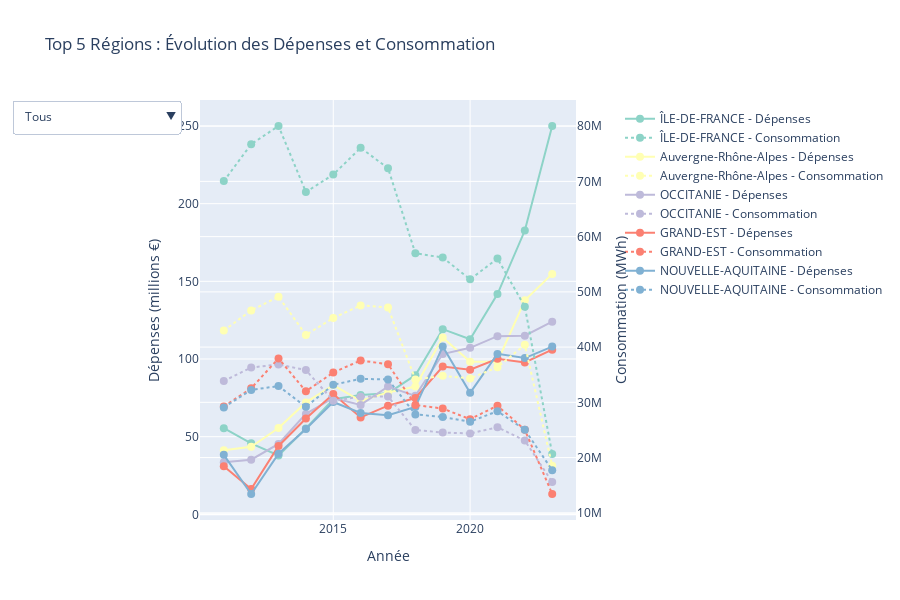

Source (notebook cell):
### Code cell
import pandas as pd
import plotly.graph_objects as go
from plotly.subplots import make_subplots

# Charger les données
df_depenses = pd.read_csv('DEPENSES_REGION_ANAH.CSV')
df_conso = pd.read_csv('CONSO_REGION.CSV', sep=';')

# Préparer les données de dépenses
years = [str(year) for year in range(2011, 2024)]
expense_cols = [f"depenses {year}" for year in years]
df_depenses_melted = df_depenses.melt(
    id_vars=['code region', 'Nom de la Region'],
    value_vars=expense_cols,
    var_name='Année',
    value_name='Dépenses'
)
df_depenses_melted['Année'] = df_depenses_melted['Année'].str.extract('(\d+)').astype(int)

# Préparer les données de consommation
df_conso_grouped = df_conso.groupby(['code region', 'Année'])['Conso totale (MWh)'].sum().reset_index()

# Nettoyer et fusionner
def clean_region_codes(df):
    df['code region'] = df['code region'].astype(str).str.replace('.0', '')
    return df[df['code region'].notna() & (df['code region'] != 'nan')]

df_depenses_clean = clean_region_codes(df_depenses_melted)
df_conso_clean = clean_region_codes(df_conso_grouped)

df_merged = pd.merge(
    df_depenses_clean,
    df_conso_clean,
    on=['code region', 'Année'],
    how='inner'
)
# Sélectionner les régions avec les plus grandes variations
top_regions = df_merged.groupby('Nom de la Region')['Dépenses'].agg(['mean', 'std']).sort_values('mean', ascending=False).head(5).index

# Créer le graphique avec dropdown pour sélection des régions
fig = make_subplots(specs=[[{"secondary_y": True}]])

colors = px.colors.qualitative.Set3  # Palette de couleurs harmonieuse

for idx, region in enumerate(top_regions):
    df_region = df_merged[df_merged['Nom de la Region'] == region]
    
    fig.add_trace(
        go.Scatter(
            x=df_region['Année'],
            y=df_region['Dépenses'],
            name=f"{region} - Dépenses",
            mode='lines+markers',
            line=dict(color=colors[idx], width=2),
            marker=dict(size=8)
        ),
        secondary_y=False
    )
    
    fig.add_trace(
        go.Scatter(
            x=df_region['Année'],
            y=df_region['Conso totale (MWh)'],
            name=f"{region} - Consommation",
            mode='lines+markers',
            line=dict(color=colors[idx], dash='dot', width=2),
            marker=dict(size=8)
        ),
        secondary_y=True
    )

fig.update_layout(
    title="Top 5 Régions : Évolution des Dépenses et Consommation",
    xaxis_title="Année",
    hovermode="x unified",
    height=600,
    showlegend=True,
    legend=dict(
        yanchor="top",
        y=0.99,
        xanchor="left",
        x=1.05
    ),
    updatemenus=[{
        'buttons': [
            {'label': 'Tous',
             'method': 'update',
             'args': [{'visible': [True] * len(top_regions) * 2}]},
            *[{'label': region,
               'method': 'update',
               'args': [{'visible': [i//2 == j for i in range(len(top_regions)*2)]}]}
              for j, region in enumerate(top_regions)]
        ],
        'direction': 'down',
        'showactive': True,
    }]
)

fig.update_yaxes(title_text="Dépenses (millions €)", secondary_y=False)
fig.update_yaxes(title_text="Consommation (MWh)", secondary_y=True)

fig.show()

### Figure 1 — Plotly figure (JSON) as saved in the notebook; plotly's stock layout.template omitted (floating-point values rounded to 4 significant figures)
{"data": [{"line": {"color": "rgb(141,211,199)", "width": 2}, "marker": {"size": 8}, "mode": "lines+markers", "name": "ÎLE-DE-FRANCE - Dépenses", "type": "scatter", "x": [2011, 2012, 2013, 2014, 2015, 2016, 2017, 2018, 2019, 2020, 2021, 2022, 2023], "xaxis": "x", "y": [55.5, 45.7, 37.87, 55.26, 74.1, 76.77, 77.95, 89.6, 119.2, 112.7, 141.8, 182.7, 250], "yaxis": "y"}, {"line": {"color": "rgb(141,211,199)", "dash": "dot", "width": 2}, "marker": {"size": 8}, "mode": "lines+markers", "name": "ÎLE-DE-FRANCE - Consommation", "type": "scatter", "x": [2011, 2012, 2013, 2014, 2015, 2016, 2017, 2018, 2019, 2020, 2021, 2022, 2023], "xaxis": "x", "y": [70050000.0, 76730000.0, 80030000.0, 68070000.0, 71230000.0, 76070000.0, 72400000.0, 57000000.0, 56210000.0, 52270000.0, 56030000.0, 47330000.0, 20660000.0], "yaxis": "y2"}, {"line": {"color": "rgb(255,255,179)", "width": 2}, "marker": {"size": 8}, "mode": "lines+markers", "name": "Auvergne-Rhône-Alpes - Dépenses", "type": "scatter", "x": [2011, 2012, 2013, 2014, 2015, 2016, 2017, 2018, 2019, 2020, 2021, 2022, 2023], "xaxis": "x", "y": [41.3, 43.5, 55.61, 72.06, 83.2, 73.1, 78.45, 82.3, 113.8, 98.3, 98.3, 137.8, 154.8], "yaxis": "y"}, {"line": {"color": "rgb(255,255,179)", "dash": "dot", "width": 2}, "marker": {"size": 8}, "mode": "lines+markers", "name": "Auvergne-Rhône-Alpes - Consommation", "type": "scatter", "x": [2011, 2012, 2013, 2014, 2015, 2016, 2017, 2018, 2019, 2020, 2021, 2022, 2023], "xaxis": "x", "y": [42990000.0, 46640000.0, 49120000.0, 42210000.0, 45260000.0, 47550000.0, 47170000.0, 34140000.0, 34800000.0, 34320000.0, 36360000.0, 40420000.0, 18520000.0], "yaxis": "y2"}, {"line": {"color": "rgb(190,186,218)", "width": 2}, "marker": {"size": 8}, "mode": "lines+markers", "name": "OCCITANIE - Dépenses", "type": "scatter", "x": [2011, 2012, 2013, 2014, 2015, 2016, 2017, 2018, 2019, 2020, 2021, 2022, 2023], "xaxis": "x", "y": [33.5, 35.2, 45.36, 64.67, 74.9, 70.45, 82.3, 76.3, 103.2, 107.2, 114.7, 115, 124], "yaxis": "y"}, {"line": {"color": "rgb(190,186,218)", "dash": "dot", "width": 2}, "marker": {"size": 8}, "mode": "lines+markers", "name": "OCCITANIE - Consommation", "type": "scatter", "x": [2011, 2012, 2013, 2014, 2015, 2016, 2017, 2018, 2019, 2020, 2021, 2022, 2023], "xaxis": "x", "y": [33870000.0, 36300000.0, 36860000.0, 35840000.0, 30290000.0, 31030000.0, 31070000.0, 24990000.0, 24530000.0, 24360000.0, 25490000.0, 23080000.0, 15560000.0], "yaxis": "y2"}, {"line": {"color": "rgb(251,128,114)", "width": 2}, "marker": {"size": 8}, "mode": "lines+markers", "name": "GRAND-EST - Dépenses", "type": "scatter", "x": [2011, 2012, 2013, 2014, 2015, 2016, 2017, 2018, 2019, 2020, 2021, 2022, 2023], "xaxis": "x", "y": [30.9, 16.3, 44.05, 61.68, 77.5, 62.39, 69.94, 74.9, 95.1, 93.1, 100.1, 97.8, 106], "yaxis": "y"}, {"line": {"color": "rgb(251,128,114)", "dash": "dot", "width": 2}, "marker": {"size": 8}, "mode": "lines+markers", "name": "GRAND-EST - Consommation", "type": "scatter", "x": [2011, 2012, 2013, 2014, 2015, 2016, 2017, 2018, 2019, 2020, 2021, 2022, 2023], "xaxis": "x", "y": [29240000.0, 32540000.0, 37960000.0, 32000000.0, 35400000.0, 37570000.0, 36900000.0, 29520000.0, 28870000.0, 26950000.0, 29390000.0, 25030000.0, 13400000.0], "yaxis": "y2"}, {"line": {"color": "rgb(128,177,211)", "width": 2}, "marker": {"size": 8}, "mode": "lines+markers", "name": "NOUVELLE-AQUITAINE - Dépenses", "type": "scatter", "x": [2011, 2012, 2013, 2014, 2015, 2016, 2017, 2018, 2019, 2020, 2021, 2022, 2023], "xaxis": "x", "y": [38.3, 13.1, 38.99, 54.94, 72.3, 65.23, 63.8, 69.1, 108, 78.2, 103.3, 100.6, 108], "yaxis": "y"}, {"line": {"color": "rgb(128,177,211)", "dash": "dot", "width": 2}, "marker": {"size": 8}, "mode": "lines+markers", "name": "NOUVELLE-AQUITAINE - Consommation", "type": "scatter", "x": [2011, 2012, 2013, 2014, 2015, 2016, 2017, 2018, 2019, 2020, 2021, 2022, 2023], "xaxis": "x", "y": [29090000.0, 32250000.0, 32940000.0, 29180000.0, 33180000.0, 34250000.0, 34150000.0, 27820000.0, 27350000.0, 26510000.0, 28390000.0, 25030000.0, 17720000.0], "yaxis": "y2"}], "layout": {"height": 600, "hovermode": "x unified", "legend": {"x": 1.05, "xanchor": "left", "y": 0.99, "yanchor": "top"}, "showlegend": true, "title": {"text": "Top 5 Régions : Évolution des Dépenses et Consommation"}, "updatemenus": [{"buttons": [{"args": [{"visible": [true, true, true, true, true, true, true, true, true, true]}], "label": "Tous", "method": "update"}, {"args": [{"visible": [true, true, false, false, false, false, false, false, false, false]}], "label": "ÎLE-DE-FRANCE", "method": "update"}, {"args": [{"visible": [false, false, true, true, false, false, false, false, false, false]}], "label": "Auvergne-Rhône-Alpes", "method": "update"}, {"args": [{"visible": [false, false, false, false, true, true, false, false, false, false]}], "label": "OCCITANIE", "method": "update"}, {"args": [{"visible": [false, false, false, false, false, false, true, true, false, false]}], "label": "GRAND-EST", "method": "update"}, {"args": [{"visible": [false, false, false, false, false, false, false, false, true, true]}], "label": "NOUVELLE-AQUITAINE", "method": "update"}], "direction": "down", "showactive": true}], "xaxis": {"anchor": "y", "domain": [0, 0.94], "title": {"text": "Année"}}, "yaxis": {"anchor": "x", "domain": [0, 1], "title": {"text": "Dépenses (millions €)"}}, "yaxis2": {"anchor": "x", "overlaying": "y", "side": "right", "title": {"text": "Consommation (MWh)"}}}}
